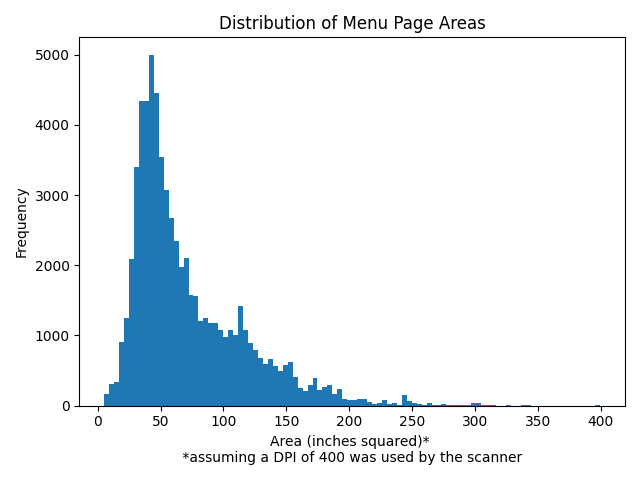

Recreate this plot in Python.
import pandas as pd
import  matplotlib.pyplot as plt

df = pd.read_csv('MenuPage.csv')

df['full_height'] = pd.to_numeric(df['full_height'], errors='coerce')
df['full_width']  = pd.to_numeric(df['full_width'],  errors='coerce')
df = df.dropna(subset=['full_height', 'full_width'])

df['area'] = (df['full_height'] / 400) * (df['full_width'] / 400)

plt.hist(df['area'], bins=100)
plt.title('Distribution of Menu Page Areas')
plt.xlabel('Area (inches squared)* \n *assuming a DPI of 400 was used by the scanner ')
plt.ylabel('Frequency')
plt.tight_layout()
plt.show()
